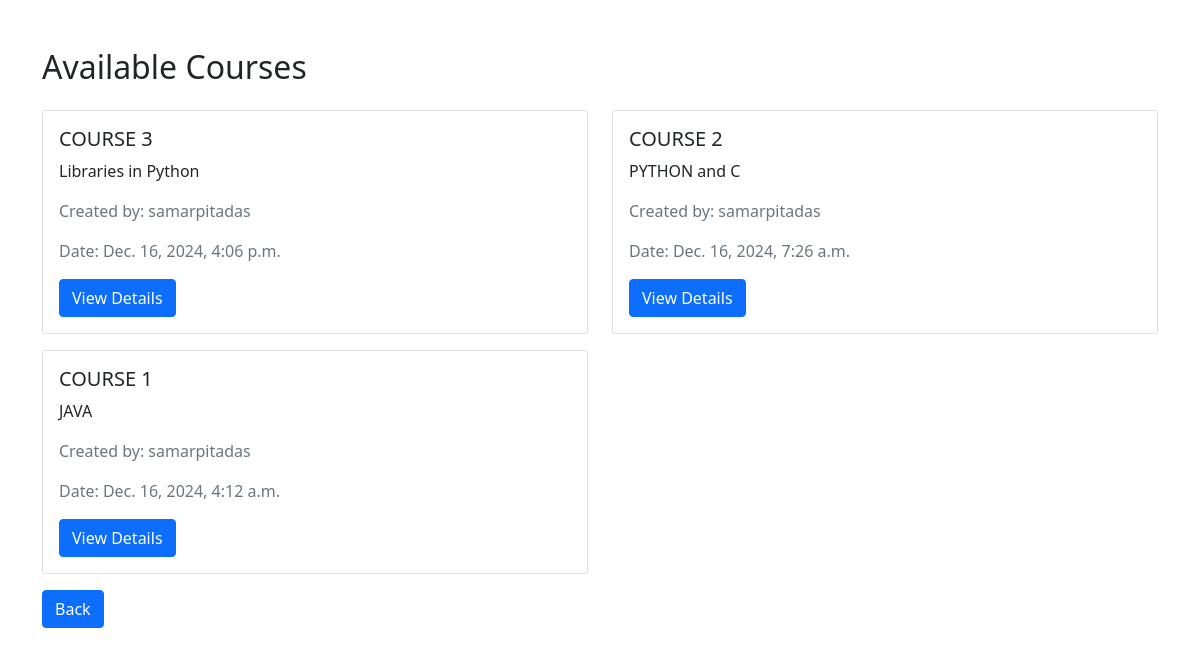
The app's page /api/view-courses/ (signed in) with its own data.
### authenticate/models.py (models this page shows, shortened)
class Course(models.Model):
    title = models.CharField(max_length=200)
    description = models.TextField()
    created_by = models.ForeignKey(User, on_delete=models.CASCADE)
    created_at = models.DateTimeField(auto_now_add=True)
    is_read = models.BooleanField(default=False)

### authenticate/views.py (the view)
# urls.py: path('view-courses/', views.view_courses, name='view_courses'),
@login_required
def view_courses(request):
    user_email = request.user.email
    accessible_courses = Course.objects.filter(employee_emails__email=user_email).order_by('-created_at')
    if request.user.userprofile.role in ['admin', 'manager']:
        accessible_courses = Course.objects.all().order_by('-created_at')
    return render(request, 'authenticate/view_courses.html', {'courses': accessible_courses})

### authenticate/templates/authenticate/view_courses.html (shortened to what this page needs)
<!DOCTYPE html>
<html>
<head>
    <link href="https://cdn.jsdelivr.net/npm/bootstrap@5.1.3/dist/css/bootstrap.min.css" rel="stylesheet">
</head>
<body>
    <div class="container mt-5">
        <h2>Available Courses</h2>
        <div class="row mt-4">
            {% for course in courses %}
            <div class="col-md-6 mb-3">
                <div class="card">
                    <div class="card-body">
                        <h5 class="card-title">{{ course.title }}</h5>
                        <p class="card-text">{{ course.description }}</p>
                        <p class="text-muted">Created by: {{ course.created_by.username }}</p>
                        <p class="text-muted">Date: {{ course.created_at }}</p>
                        <a href="{% url 'view_course_details' course.id %}" class="btn btn-primary">View Details</a>
                    </div>
                </div>
            </div>
            {% endfor %}
        </div>
        <a href="javascript:history.back()" class="btn btn-primary">Back</a>
    </div>
</body>
</html>

### records on screen
Course: title "COURSE 3", description "Libraries in Python", created_by.username "samarpitadas", created_at "Dec. 16, 2024, 4:06 p.m."
Course: title "COURSE 2", description "PYTHON and C", created_by.username "samarpitadas", created_at "Dec. 16, 2024, 7:26 a.m."
Course: title "COURSE 1", description "JAVA", created_by.username "samarpitadas", created_at "Dec. 16, 2024, 4:12 a.m."
